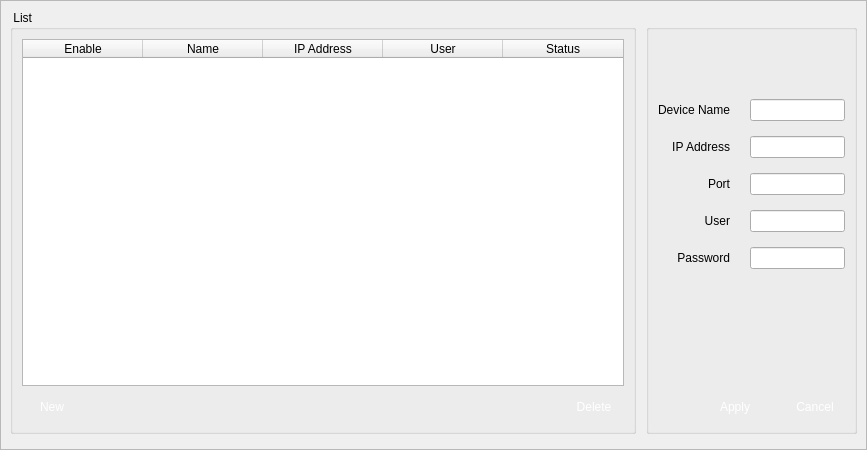
<?xml version="1.0" encoding="UTF-8"?>
<ui version="4.0">
 <class>VidEmapConf</class>
 <widget class="QWidget" name="VidEmapConf">
  <property name="geometry">
   <rect>
    <x>0</x>
    <y>0</y>
    <width>867</width>
    <height>450</height>
   </rect>
  </property>
  <property name="minimumSize">
   <size>
    <width>0</width>
    <height>0</height>
   </size>
  </property>
  <property name="maximumSize">
   <size>
    <width>16777215</width>
    <height>16777215</height>
   </size>
  </property>
  <property name="windowTitle">
   <string>Form</string>
  </property>
  <property name="styleSheet">
   <string notr="true"/>
  </property>
  <layout class="QVBoxLayout" name="verticalLayout_3">
   <property name="spacing">
    <number>0</number>
   </property>
   <property name="leftMargin">
    <number>0</number>
   </property>
   <property name="topMargin">
    <number>0</number>
   </property>
   <property name="rightMargin">
    <number>0</number>
   </property>
   <property name="bottomMargin">
    <number>0</number>
   </property>
   <item>
    <widget class="QScrollArea" name="scrollArea">
     <property name="widgetResizable">
      <bool>true</bool>
     </property>
     <widget class="QWidget" name="scrollAreaWidgetContents">
      <property name="geometry">
       <rect>
        <x>0</x>
        <y>0</y>
        <width>865</width>
        <height>448</height>
       </rect>
      </property>
      <layout class="QVBoxLayout" name="verticalLayout_4">
       <item>
        <layout class="QHBoxLayout" name="horizontalLayout">
         <property name="spacing">
          <number>10</number>
         </property>
         <item>
          <widget class="QGroupBox" name="groupBox">
           <property name="title">
            <string> List</string>
           </property>
           <layout class="QVBoxLayout" name="verticalLayout_2">
            <item>
             <widget class="QTableWidget" name="tableWidget">
              <property name="layoutDirection">
               <enum>Qt::LeftToRight</enum>
              </property>
              <property name="sizeAdjustPolicy">
               <enum>QAbstractScrollArea::AdjustToContents</enum>
              </property>
              <property name="editTriggers">
               <set>QAbstractItemView::NoEditTriggers</set>
              </property>
              <property name="selectionMode">
               <enum>QAbstractItemView::SingleSelection</enum>
              </property>
              <property name="selectionBehavior">
               <enum>QAbstractItemView::SelectRows</enum>
              </property>
              <property name="textElideMode">
               <enum>Qt::ElideMiddle</enum>
              </property>
              <property name="verticalScrollMode">
               <enum>QAbstractItemView::ScrollPerItem</enum>
              </property>
              <property name="horizontalScrollMode">
               <enum>QAbstractItemView::ScrollPerItem</enum>
              </property>
              <property name="gridStyle">
               <enum>Qt::SolidLine</enum>
              </property>
              <property name="sortingEnabled">
               <bool>false</bool>
              </property>
              <property name="wordWrap">
               <bool>false</bool>
              </property>
              <property name="cornerButtonEnabled">
               <bool>false</bool>
              </property>
              <property name="columnCount">
               <number>5</number>
              </property>
              <attribute name="horizontalHeaderVisible">
               <bool>true</bool>
              </attribute>
              <attribute name="horizontalHeaderCascadingSectionResizes">
               <bool>false</bool>
              </attribute>
              <attribute name="horizontalHeaderDefaultSectionSize">
               <number>120</number>
              </attribute>
              <attribute name="horizontalHeaderHighlightSections">
               <bool>true</bool>
              </attribute>
              <attribute name="horizontalHeaderMinimumSectionSize">
               <number>50</number>
              </attribute>
              <attribute name="horizontalHeaderStretchLastSection">
               <bool>true</bool>
              </attribute>
              <attribute name="verticalHeaderVisible">
               <bool>true</bool>
              </attribute>
              <attribute name="verticalHeaderHighlightSections">
               <bool>true</bool>
              </attribute>
              <attribute name="verticalHeaderStretchLastSection">
               <bool>false</bool>
              </attribute>
              <column>
               <property name="text">
                <string>Enable</string>
               </property>
              </column>
              <column>
               <property name="text">
                <string>Name</string>
               </property>
              </column>
              <column>
               <property name="text">
                <string>IP Address</string>
               </property>
              </column>
              <column>
               <property name="text">
                <string>User</string>
               </property>
              </column>
              <column>
               <property name="text">
                <string>Status</string>
               </property>
              </column>
             </widget>
            </item>
            <item>
             <layout class="QGridLayout" name="gridLayout_3">
              <property name="horizontalSpacing">
               <number>20</number>
              </property>
              <property name="verticalSpacing">
               <number>0</number>
              </property>
              <item row="0" column="3">
               <widget class="QPushButton" name="pbDelete">
                <property name="minimumSize">
                 <size>
                  <width>60</width>
                  <height>30</height>
                 </size>
                </property>
                <property name="maximumSize">
                 <size>
                  <width>60</width>
                  <height>30</height>
                 </size>
                </property>
                <property name="styleSheet">
                 <string notr="true">QPushButton { 
border:none;
color:white;
background-image: url(:/action/resources/button.png);}
QPushButton:hover {
	background-image: url(:/action/resources/buttonpress.png);}
QPushButton:pressed {
	background-image: url(:/action/resources/button.png);}</string>
                </property>
                <property name="text">
                 <string>Delete</string>
                </property>
                <property name="iconSize">
                 <size>
                  <width>60</width>
                  <height>40</height>
                 </size>
                </property>
               </widget>
              </item>
              <item row="0" column="1">
               <widget class="QPushButton" name="pbNew">
                <property name="minimumSize">
                 <size>
                  <width>60</width>
                  <height>30</height>
                 </size>
                </property>
                <property name="maximumSize">
                 <size>
                  <width>60</width>
                  <height>30</height>
                 </size>
                </property>
                <property name="styleSheet">
                 <string notr="true">QPushButton { 
border:none;
color:white;
background-image: url(:/action/resources/button.png);}
QPushButton:hover {
	background-image: url(:/action/resources/buttonpress.png);}
QPushButton:pressed {
	background-image: url(:/action/resources/button.png);}</string>
                </property>
                <property name="text">
                 <string>New</string>
                </property>
                <property name="iconSize">
                 <size>
                  <width>60</width>
                  <height>40</height>
                 </size>
                </property>
               </widget>
              </item>
              <item row="0" column="2">
               <spacer name="horizontalSpacer_3">
                <property name="orientation">
                 <enum>Qt::Horizontal</enum>
                </property>
                <property name="sizeHint" stdset="0">
                 <size>
                  <width>40</width>
                  <height>20</height>
                 </size>
                </property>
               </spacer>
              </item>
             </layout>
            </item>
           </layout>
          </widget>
         </item>
         <item>
          <widget class="QGroupBox" name="groupBox_2">
           <property name="title">
            <string> </string>
           </property>
           <layout class="QVBoxLayout" name="verticalLayout">
            <item>
             <layout class="QGridLayout" name="gridLayout">
              <property name="topMargin">
               <number>60</number>
              </property>
              <property name="horizontalSpacing">
               <number>20</number>
              </property>
              <property name="verticalSpacing">
               <number>15</number>
              </property>
              <item row="5" column="0">
               <widget class="QLabel" name="labelIP">
                <property name="text">
                 <string>IP Address</string>
                </property>
                <property name="alignment">
                 <set>Qt::AlignRight|Qt::AlignTrailing|Qt::AlignVCenter</set>
                </property>
               </widget>
              </item>
              <item row="6" column="0">
               <widget class="QLabel" name="labelPort">
                <property name="text">
                 <string>Port</string>
                </property>
                <property name="alignment">
                 <set>Qt::AlignRight|Qt::AlignTrailing|Qt::AlignVCenter</set>
                </property>
               </widget>
              </item>
              <item row="8" column="1">
               <widget class="QLineEdit" name="lineEditPassword">
                <property name="maximumSize">
                 <size>
                  <width>300</width>
                  <height>16777215</height>
                 </size>
                </property>
               </widget>
              </item>
              <item row="3" column="0">
               <widget class="QLabel" name="labelName">
                <property name="text">
                 <string>Device Name</string>
                </property>
                <property name="alignment">
                 <set>Qt::AlignRight|Qt::AlignTrailing|Qt::AlignVCenter</set>
                </property>
               </widget>
              </item>
              <item row="7" column="1">
               <widget class="QLineEdit" name="lineEditUser">
                <property name="maximumSize">
                 <size>
                  <width>300</width>
                  <height>16777215</height>
                 </size>
                </property>
               </widget>
              </item>
              <item row="3" column="1">
               <widget class="QLineEdit" name="lineEditName">
                <property name="maximumSize">
                 <size>
                  <width>300</width>
                  <height>16777215</height>
                 </size>
                </property>
               </widget>
              </item>
              <item row="5" column="1">
               <widget class="QLineEdit" name="lineEditIP">
                <property name="maximumSize">
                 <size>
                  <width>300</width>
                  <height>16777215</height>
                 </size>
                </property>
               </widget>
              </item>
              <item row="7" column="0">
               <widget class="QLabel" name="labelUser">
                <property name="text">
                 <string>User</string>
                </property>
                <property name="alignment">
                 <set>Qt::AlignRight|Qt::AlignTrailing|Qt::AlignVCenter</set>
                </property>
               </widget>
              </item>
              <item row="8" column="0">
               <widget class="QLabel" name="labelPassword">
                <property name="text">
                 <string>Password</string>
                </property>
                <property name="alignment">
                 <set>Qt::AlignRight|Qt::AlignTrailing|Qt::AlignVCenter</set>
                </property>
               </widget>
              </item>
              <item row="6" column="1">
               <widget class="QLineEdit" name="lineEditPort">
                <property name="maximumSize">
                 <size>
                  <width>300</width>
                  <height>16777215</height>
                 </size>
                </property>
               </widget>
              </item>
             </layout>
            </item>
            <item>
             <spacer name="verticalSpacer">
              <property name="orientation">
               <enum>Qt::Vertical</enum>
              </property>
              <property name="sizeHint" stdset="0">
               <size>
                <width>20</width>
                <height>40</height>
               </size>
              </property>
             </spacer>
            </item>
            <item>
             <layout class="QGridLayout" name="gridLayout_2">
              <property name="horizontalSpacing">
               <number>20</number>
              </property>
              <property name="verticalSpacing">
               <number>0</number>
              </property>
              <item row="0" column="2">
               <widget class="QPushButton" name="pbCancel">
                <property name="minimumSize">
                 <size>
                  <width>60</width>
                  <height>30</height>
                 </size>
                </property>
                <property name="maximumSize">
                 <size>
                  <width>60</width>
                  <height>30</height>
                 </size>
                </property>
                <property name="styleSheet">
                 <string notr="true">QPushButton { 
border:none;
color:white;
background-image: url(:/action/resources/button.png);}
QPushButton:hover {
	background-image: url(:/action/resources/buttonpress.png);}
QPushButton:pressed {
	background-image: url(:/action/resources/button.png);}</string>
                </property>
                <property name="text">
                 <string>Cancel</string>
                </property>
                <property name="iconSize">
                 <size>
                  <width>60</width>
                  <height>40</height>
                 </size>
                </property>
               </widget>
              </item>
              <item row="0" column="1">
               <widget class="QPushButton" name="pbApply">
                <property name="minimumSize">
                 <size>
                  <width>60</width>
                  <height>30</height>
                 </size>
                </property>
                <property name="maximumSize">
                 <size>
                  <width>60</width>
                  <height>30</height>
                 </size>
                </property>
                <property name="styleSheet">
                 <string notr="true">QPushButton { 
border:none;
color:white;
background-image: url(:/action/resources/button.png);}
QPushButton:hover {
	background-image: url(:/action/resources/buttonpress.png);}
QPushButton:pressed {
	background-image: url(:/action/resources/button.png);}</string>
                </property>
                <property name="text">
                 <string>Apply</string>
                </property>
                <property name="iconSize">
                 <size>
                  <width>60</width>
                  <height>40</height>
                 </size>
                </property>
               </widget>
              </item>
              <item row="0" column="0">
               <spacer name="horizontalSpacer_2">
                <property name="orientation">
                 <enum>Qt::Horizontal</enum>
                </property>
                <property name="sizeHint" stdset="0">
                 <size>
                  <width>40</width>
                  <height>20</height>
                 </size>
                </property>
               </spacer>
              </item>
             </layout>
            </item>
           </layout>
          </widget>
         </item>
        </layout>
       </item>
       <item>
        <widget class="QWidget" name="Search" native="true"/>
       </item>
      </layout>
     </widget>
    </widget>
   </item>
  </layout>
 </widget>
 <resources>
  <include location="../../main/vscmainwindows.qrc"/>
 </resources>
 <connections/>
</ui>
